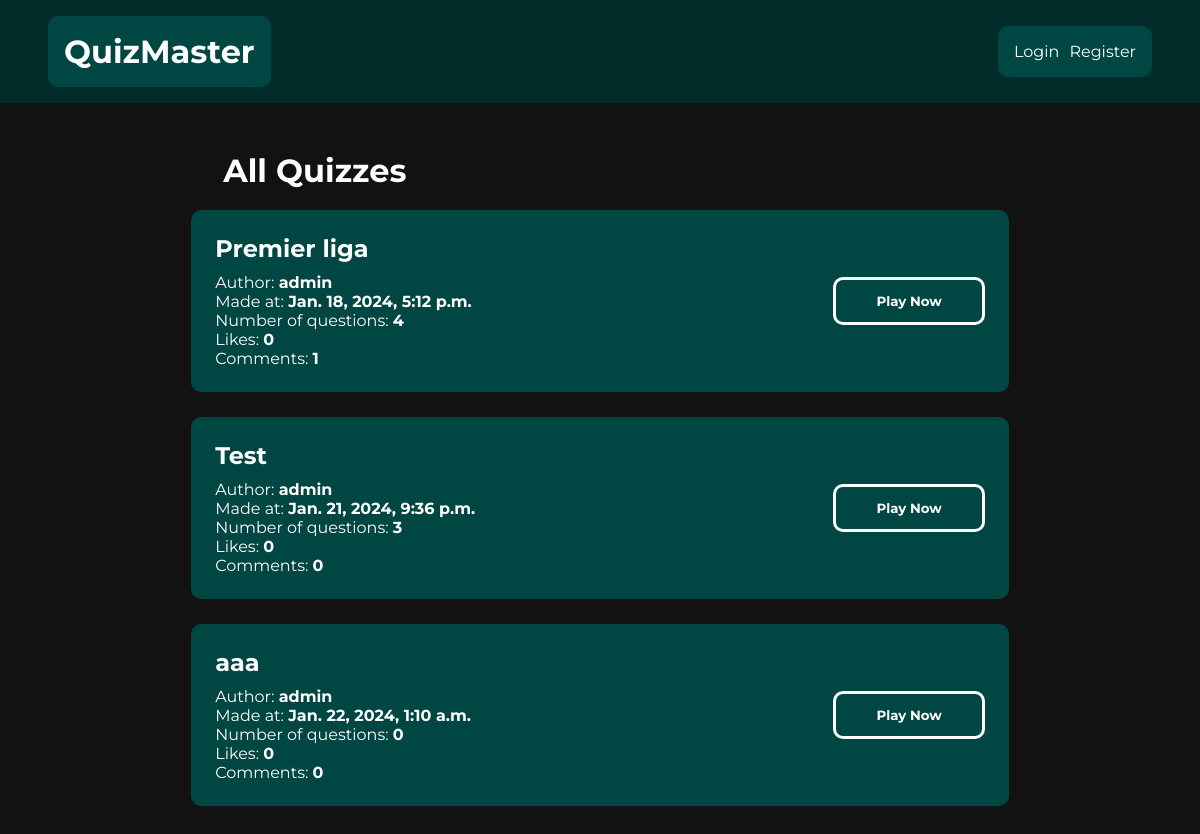
/quiz/list/, run on the app's committed database.
### quiz/models.py (models this page shows, shortened)
class Quiz(models.Model):
    quiz_name = models.CharField(max_length=200, blank=False)
    pub_date = models.DateTimeField("date published", auto_now_add=True)
    description = models.TextField(blank=False)
    author = models.ForeignKey(User, on_delete=models.CASCADE)

### quiz/views.py (the view)
# urls.py: path('list/', views.quiz_list, name="quiz_list"),
def quiz_list(request):
    context = {}
    quizzes = Quiz.objects.all()
    context = {
        "quizzes": quizzes
    }
    return render(request, 'quiz/list.html', context)

### quiz/templates/quiz/list.html
{% extends 'quiz/base.html' %}
{% block content %}
<div class="quiz-list-layout">
    <h1 class="quiz-list-heading">All Quizzes</h1>
{% for quiz in quizzes %}
    <div class="quiz-list-item">
        <div class="list-item-info">
            <h2 class="list-item-heading">
                <a href="{% url 'quiz:detail' quiz.id %}">{{ quiz.quiz_name }}</a>
            </h2>
            <p>Author: <span style="font-weight: bold;">{{ quiz.author }}</span></p>
            <p>Made at: <span style="font-weight: bold;">{{ quiz.pub_date }}</span></p>
            <p>Number of questions: <span style="font-weight: bold;">{{ quiz.question_set.count }}</span></p>
            <p>Likes: <span style="font-weight: bold;">{{ quiz.likes.count }}</span></p>
            <p>Comments: <span style="font-weight: bold;">{{ quiz.comments.count }}</span></p>
        </div>
        <div class="list-item-button-div">
            <a href="/">
                <button class="list-item-button">Play Now</button>
            </a>
        </div>
    </div>
{% endfor %}
</div>
{% endblock content %}

### quiz/static/quiz/css/base.css (style rules this page uses)
body, html { margin: 0; padding: 0; height: 100%; font-family: 'Montserrat', sans-serif; background: #121212; }
button, input { font-family: 'Montserrat', sans-serif; }
p, h1, h2, h3, h4, h5, h6 { margin: 0; padding: 0; }
a { text-decoration: none; }

### quiz/static/quiz/css/quiz_list.css (style rules this page uses)
.quiz-list-layout { flex-basis: 70%; display: flex; justify-content: center; align-items: center; flex-wrap: wrap; padding: 2em; }
.quiz-list-heading { flex-basis: 100%; padding-left: 1em; margin-bottom: 20px; color: white; }
.quiz-list-item { flex-basis: 100%; padding: 1.5em; display: flex; flex-wrap: wrap; align-items: stretch; margin-bottom: 25px; border-radius: 10px; background-color: #004643; color: white; }
.list-item-heading { flex-basis: 100%; margin-bottom: 10px; }
.list-item-heading a { color: white; }
.list-item-info { flex-basis: 50%; }
.list-item-info p { width: 100%; }
.list-item-button-div { flex-basis: 50%; display: flex; justify-content: flex-end; align-items: center; }
.list-item-button { padding: 1em 3em; border: none; cursor: pointer; background-color: transparent; border: 3px solid white; color: white; border-radius: 10px; font-weight: bold; }

### data on the page
Quiz: quiz_name "Premier liga", author "admin", pub_date "Jan. 18, 2024, 5:12 p.m.", question_set.count "4", likes.count "0", comments.count "1"
Quiz: quiz_name "Test", author "admin", pub_date "Jan. 21, 2024, 9:36 p.m.", question_set.count "3", likes.count "0", comments.count "0"
Quiz: quiz_name "aaa", author "admin", pub_date "Jan. 22, 2024, 1:10 a.m.", question_set.count "0", likes.count "0", comments.count "0"
